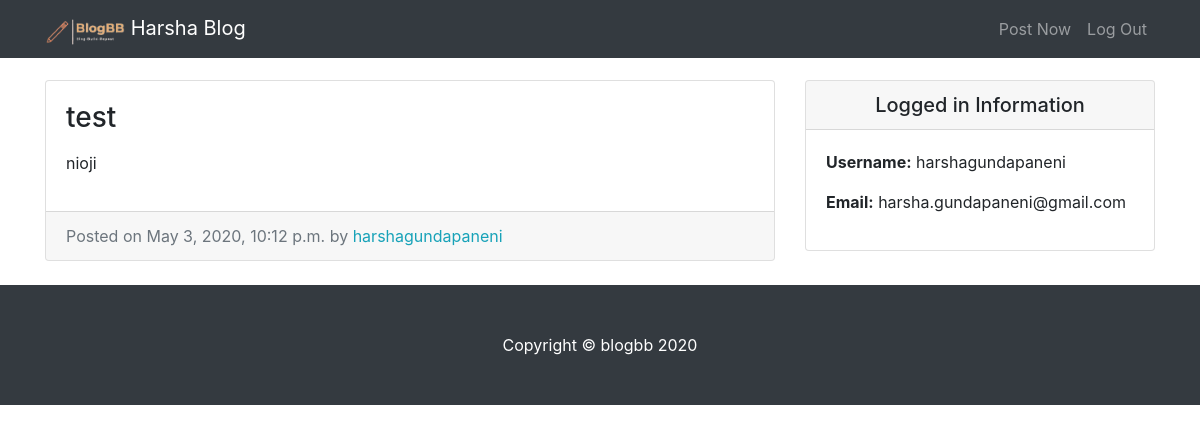
The page /entry/12/ (signed in) on the database its author committed.
### entries/models.py (models this page shows, shortened)
class Entry(models.Model):
    entry_title=models.CharField(max_length=50)
    entry_text=models.TextField()
    entry_date=models.DateTimeField(auto_now_add=True)
    entry_author=models.ForeignKey(User,on_delete=models.CASCADE)
    class Meta:
        verbose_name_plural = "entries"

### entries/views.py (the view)
# urls.py: path('entry/<int:pk>/',EntryView.as_view(), name="entry-detail"),
class EntryView(LoginRequiredMixin,DetailView):
    model=Entry
    template_name = 'entries/entry_detail.html'

### entries/templates/entries/entry_detail.html
{% extends "entries/base.html" %}
{% block content %}
    <div class="col-md-8">
        <div class="card mb-4 mt-4">
          <div class="card-body">
            <h3 class="card-title">{{object.entry_title}}</h3>
            <p class="card-text">{{object.entry_text|linebreaks}}</p>
          </div>
          <div class="card-footer text-muted">
            Posted on {{object.entry_date}} by
            <span class= "text-info mr-2">{{object.entry_author}}</span>
          </div>
        </div>
      </div>
{% endblock %}

### entries/templates/entries/base.html (shortened to what this page needs)
{% load static %}
<!DOCTYPE html>
<html lang="en">
<head>
  <link href="{% static 'entries/vendor/bootstrap/css/bootstrap.min.css' %}" rel="stylesheet">
  <link href="{% static 'entries/css/blog-home.css'%}" rel="stylesheet">
</head>
<body>
  <nav class="navbar navbar-expand-lg navbar-dark bg-dark fixed-top">
    <div class="container">
      <a class="navbar-brand" href="{% url 'blog-name' %}">  <img src="{% static 'images/13.png' %}" width="80" height="30" >   {{user.first_name}} Blog</a>
      <div class="collapse navbar-collapse" id="navbarResponsive">
        <ul class="navbar-nav ml-auto">
          <li class="nav-item">
            <a class="nav-link" href="{% url 'create_entry' %}">Post Now</a>
          </li>
          <li class="nav-item">
            <a class="nav-link" href="{% url 'logout' %}">Log Out</a>
          </li>
        </ul>
      </div>
    </div>
  </nav>
  <div class="container">
    <div class="row">
      {% block content %} {% endblock %}
    <div class="col-md-4">
      <div class="card my-4">
          <h5 class="card-header text-center">Logged in Information</h5>
          <div class="card-body">
            <ul class="list-unstyled mb-0">
                <li>
                    <p> <strong>Username:</strong> {{user.username}} </p>
                </li>
                <li>
                    <p> <strong>Email:</strong> {{user.email}}</p>
                </li>
            </ul>
          </div>
        </div>
      </div>
    </div>
  </div>
  <footer class="py-5 bg-dark">
    <div class="container">
      <p class="m-0 text-center text-white">Copyright &copy; blogbb 2020</p>
    </div>
  </footer>
</body>
</html>

### entries/static/entries/css/blog-home.css (style rules this page uses)
body { padding-top: 56px; }

### rows shown on the page
Entry: entry_title "test", entry_text "nioji", entry_date "May 3, 2020, 10:12 p.m.", entry_author "harshagundapaneni"

### other values the page prints
{{ user.first_name }} "Harsha"
{{ user.username }} "harshagundapaneni"
{{ user.email }} "harsha.gundapaneni@gmail.com"
